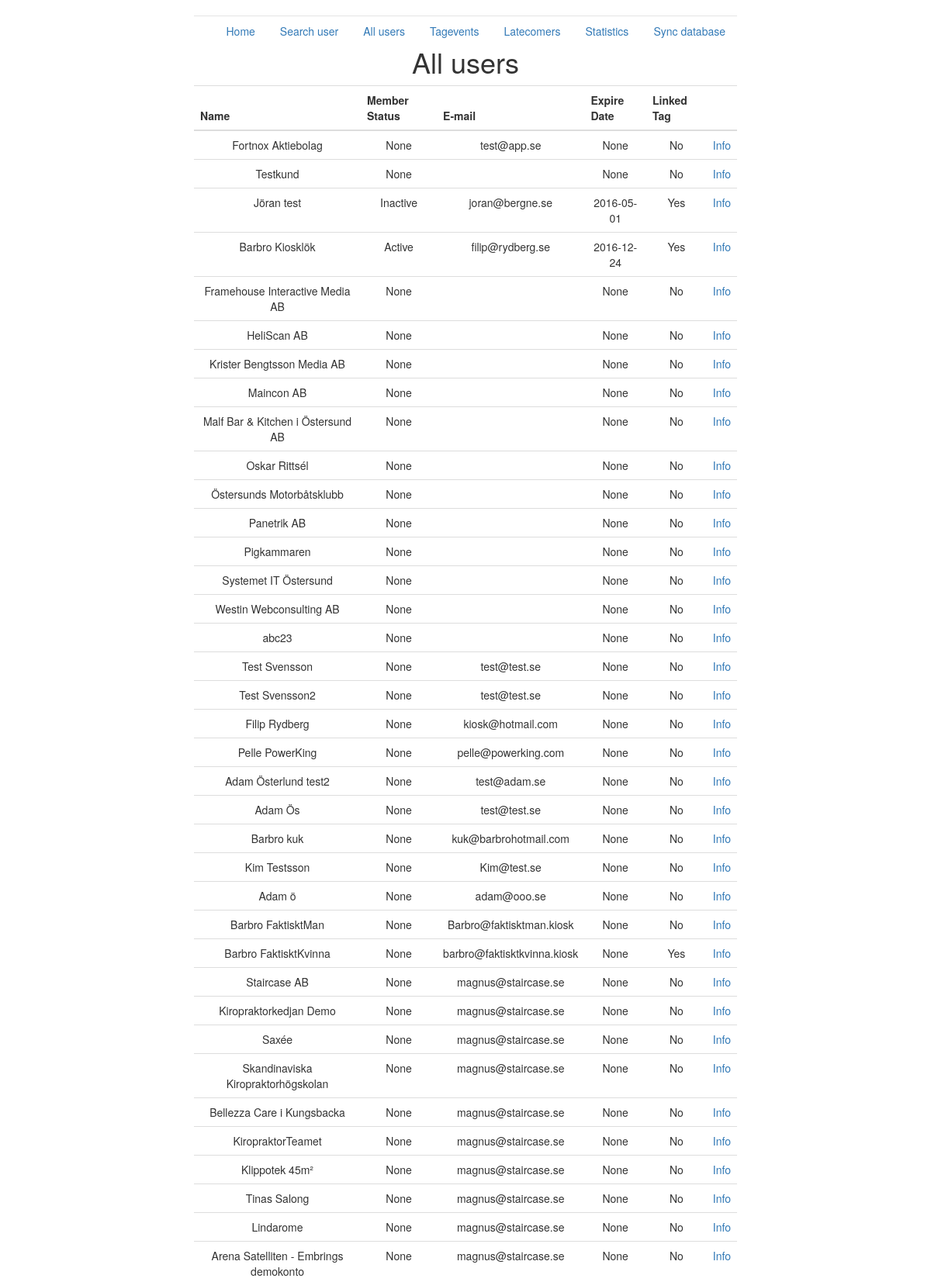
Page /all_users (upper part) on the committed database.
### crosstag_server.py (models this page shows, shortened)
class User(db.Model):
    index = db.Column(db.Integer, primary_key=True)
    fortnox_id = db.Column(db.Integer)
    name = db.Column(db.String(80))
    email = db.Column(db.String(120))
    phone = db.Column(db.String(20))
    address = db.Column(db.String(50))
    address2 = db.Column(db.String(50))
    city = db.Column(db.String(120))
    zip_code = db.Column(db.Integer)
    tag_id = db.Column(db.String(20))
    gender = db.Column(db.String(10))
    ssn = db.Column(db.String(13))
    expiry_date = db.Column(db.Date)
    create_date = db.Column(db.Date)
    status = db.Column(db.String(50))
    def dict(self):
        return {'index': self.index, 'name': self.name,
                'email': self.email, 'tag_id': self.tag_id,
                'phone': self.phone, 'address': self.address,
                'address2': self.address2, 'city': self.city,
                'zip_code': self.zip_code, 'fortnox_id': self.fortnox_id,
                'expiry_date': str(self.expiry_date),
                'create_date': str(self.create_date),
                'ssn': self.ssn,
                'gender': self.gender,
                'status': self.status
                }

### crosstag_server.py (the view)
@app.route('/all_users', methods=['GET'])
def all_users():
    ret = []
    users = User.query.all()
    for hit in users:
        if hit.tag_id is None or hit.tag_id is "None" or hit.tag_id is "":
            hit.tag_id = "No"
        else:
            hit.tag_id = "Yes"
        js = hit.dict()
        ret.append(js)
    return render_template('all_users.html',
                           title='All Users',
                           hits=ret)

### templates/all_users.html (shortened to what this page needs)
{% extends "base.html" %}
{% block content %}
<h1>All users</h1>
{% if hits %}
	<table class="table table-hover">
	<tbody>
		<thead>
			<tr>
				<th>Name</th> <th>Member Status</th>  <th>E-mail</th> <th>Expire Date</th> <th>Linked Tag</th> <th></th>
			</tr>
		</thead>
				{% for hit in hits %}
				<tr>
					<td>{{hit.name}}</td> <td>{{hit.status}}</td> <td>{{hit.email}}</td> <td>{{hit.expiry_date}}</td>  <td>{{hit.tag_id}}</td> <td><a href='/user_page/{{hit.index}}'>Info</a> </td>
				</tr>
				{% endfor %}
	</tbody>
	</table>
{% endif %}
{% endblock %}

### static/jumbotron-narrow.css (style rules this page uses)
body { padding-top: 20px; padding-bottom: 20px; }

### rows in the picture
User: name "Fortnox Aktiebolag", status "None", email "test@app.se", expiry_date "None", tag_id "No"
User: name "Testkund", status "None", expiry_date "None", tag_id "No"
User: name "Jöran test", status "Inactive", email "joran@bergne.se", expiry_date "2016-05-01", tag_id "Yes"
User: name "Barbro Kiosklök", status "Active", email "filip@rydberg.se", expiry_date "2016-12-24", tag_id "Yes"
User: name "Framehouse Interactive Media AB", status "None", expiry_date "None", tag_id "No"
User: name "HeliScan AB", status "None", expiry_date "None", tag_id "No"
User: name "Krister Bengtsson Media AB", status "None", expiry_date "None", tag_id "No"
User: name "Maincon AB", status "None", expiry_date "None", tag_id "No"
User: name "Malf Bar & Kitchen i Östersund AB", status "None", expiry_date "None", tag_id "No"
User: name "Oskar Rittsél", status "None", expiry_date "None", tag_id "No"
User: name "Östersunds Motorbåtsklubb", status "None", expiry_date "None", tag_id "No"
User: name "Panetrik AB", status "None", expiry_date "None", tag_id "No"
User: name "Pigkammaren", status "None", expiry_date "None", tag_id "No"
User: name "Systemet IT Östersund", status "None", expiry_date "None", tag_id "No"
User: name "Westin Webconsulting AB", status "None", expiry_date "None", tag_id "No"
User: name "abc23", status "None", expiry_date "None", tag_id "No"
User: name "Test Svensson", status "None", email "test@test.se", expiry_date "None", tag_id "No"
User: name "Test Svensson2", status "None", email "test@test.se", expiry_date "None", tag_id "No"
User: name "Filip Rydberg", status "None", email "kiosk@hotmail.com", expiry_date "None", tag_id "No"
User: name "Pelle PowerKing", status "None", email "pelle@powerking.com", expiry_date "None", tag_id "No"
User: name "Adam Österlund test2", status "None", email "test@adam.se", expiry_date "None", tag_id "No"
User: name "Adam Ös", status "None", email "test@test.se", expiry_date "None", tag_id "No"
User: name "Barbro kuk", status "None", email "kuk@barbrohotmail.com", expiry_date "None", tag_id "No"
User: name "Kim Testsson", status "None", email "Kim@test.se", expiry_date "None", tag_id "No"
User: name "Adam ö", status "None", email "adam@ooo.se", expiry_date "None", tag_id "No"
User: name "Barbro FaktisktMan", status "None", email "Barbro@faktisktman.kiosk", expiry_date "None", tag_id "No"
User: name "Barbro FaktisktKvinna", status "None", email "barbro@faktisktkvinna.kiosk", expiry_date "None", tag_id "Yes"
User: name "Staircase AB", status "None", email "magnus@staircase.se", expiry_date "None", tag_id "No"
User: name "Kiropraktorkedjan Demo", status "None", email "magnus@staircase.se", expiry_date "None", tag_id "No"
User: name "Saxée", status "None", email "magnus@staircase.se", expiry_date "None", tag_id "No"
User: name "Skandinaviska Kiropraktorhögskolan", status "None", email "magnus@staircase.se", expiry_date "None", tag_id "No"
User: name "Bellezza Care i Kungsbacka", status "None", email "magnus@staircase.se", expiry_date "None", tag_id "No"
User: name "KiropraktorTeamet", status "None", email "magnus@staircase.se", expiry_date "None", tag_id "No"
User: name "Klippotek 45m²", status "None", email "magnus@staircase.se", expiry_date "None", tag_id "No"
User: name "Tinas Salong", status "None", email "magnus@staircase.se", expiry_date "None", tag_id "No"
User: name "Lindarome", status "None", email "magnus@staircase.se", expiry_date "None", tag_id "No"
User: name "Arena Satelliten - Embrings demokonto", status "None", email "magnus@staircase.se", expiry_date "None", tag_id "No"
